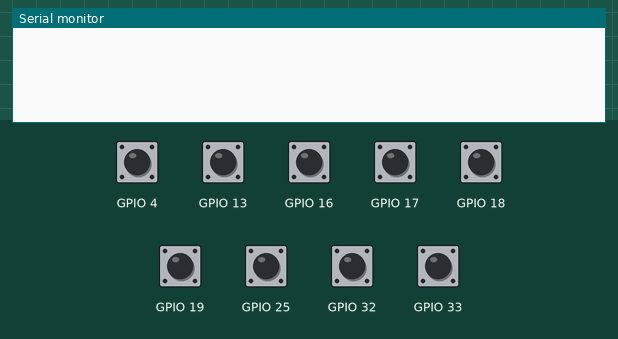
Recording of a program running on a simulated ESP32. Parts: the last lines printed to the serial monitor. The inputs (shaded band) are chosen by the test bench; at power-on: GPIO 4, GPIO 13, GPIO 16–19, GPIO 25, GPIO 32, GPIO 33 HIGH.

Above: at 1.2 s.
1.3 s: GPIO 4 pulled LOW for 0.15 s
At 2.6 s:
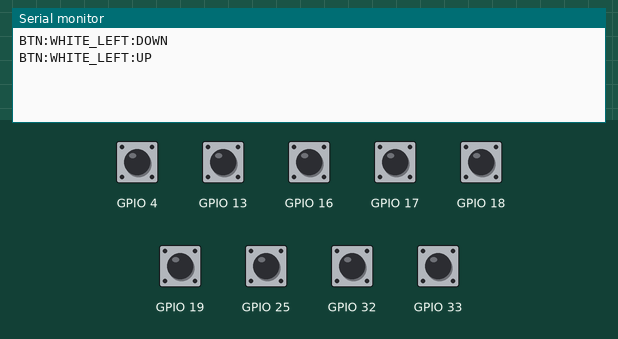
2.9 s: GPIO 13 pulled LOW for 0.15 s
At 3.8 s:
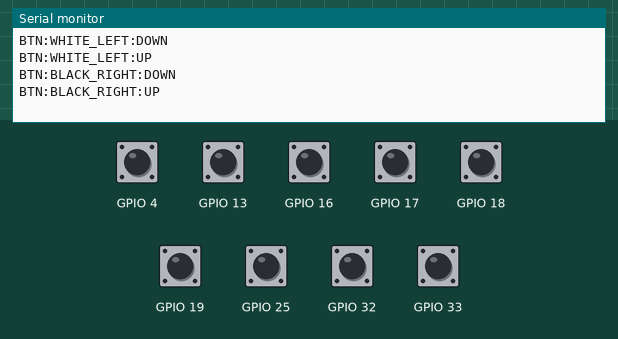
4.5 s: GPIO 16 pulled LOW for 0.15 s
At 5.1 s:
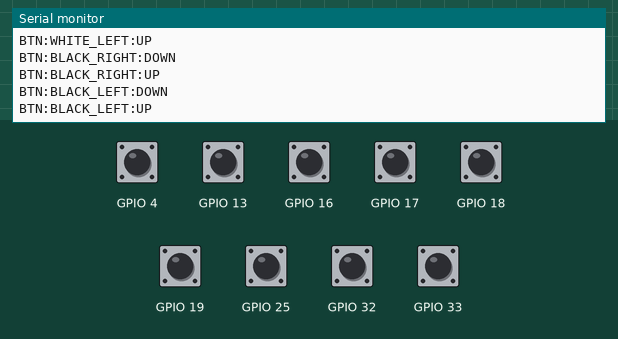
6.1 s: GPIO 17 pulled LOW for 0.15 s
At 7.4 s:
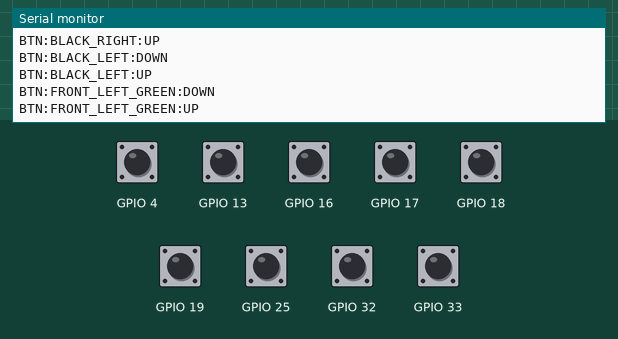
7.7 s: GPIO 18 pulled LOW for 0.15 s
At 8.7 s:
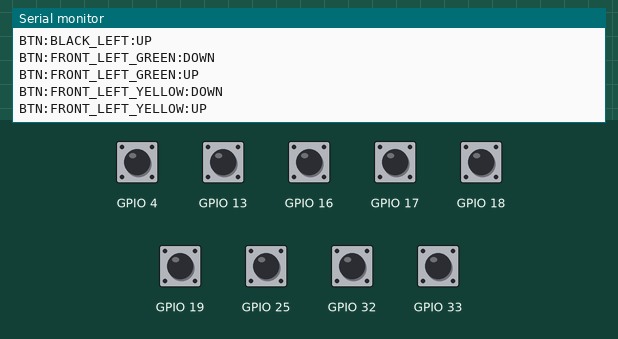
9.3 s: GPIO 19 pulled LOW for 0.15 s
At 9.9 s:
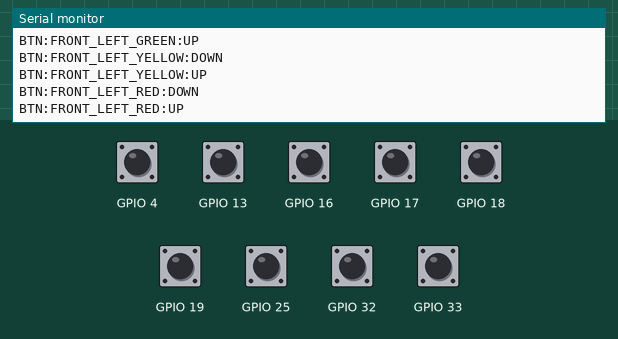

The program:

main.cpp
```cpp
// Firmware boutons borne Pinball — ESP32, protocole série BTN:ID:DOWN/UP.
//
// Boutons actifs-bas (INPUT_PULLUP, bouton↔GND → pressé = LOW). Anti-rebond
// logiciel 8 ms : un changement n'est validé qu'après 8 ms de lecture stable.
// Émission UNIQUEMENT sur front validé (pas d'état au boot). ZÉRO WiFi, ZÉRO
// JSON, ZÉRO heartbeat, ZÉRO LED.
//
// Le mapping id→action (FLIP_LEFT, etc.) vit côté TS (CABINET_BUTTONS, paquet
// @pinball/shared-types). Ce firmware n'émet QUE l'identifiant physique.

#include <Arduino.h>

struct Button {
  const char* id;   // identifiant physique UPPER_SNAKE (= CABINET_BUTTONS.id)
  uint8_t gpio;     // pin ESP32
  bool stable;      // dernier état stable (HIGH = relâché, LOW = pressé)
  bool reading;     // dernière lecture brute (pour mesurer la stabilité)
  uint32_t tLast;   // millis() du dernier changement de lecture brute
};

// Doit rester strictement aligné sur CABINET_BUTTONS (shared-types).
static Button buttons[] = {
  { "BLACK_LEFT",        16, HIGH, HIGH, 0 },
  { "WHITE_LEFT",         4, HIGH, HIGH, 0 },
  { "FRONT_LEFT_GREEN",  17, HIGH, HIGH, 0 },
  { "FRONT_LEFT_YELLOW", 18, HIGH, HIGH, 0 },
  { "FRONT_LEFT_RED",    19, HIGH, HIGH, 0 },
  { "BLACK_RIGHT",       13, HIGH, HIGH, 0 },
  { "WHITE_RIGHT",       25, HIGH, HIGH, 0 },
  { "FRONT_WHITE",       33, HIGH, HIGH, 0 },
  { "PLUNGER",           32, HIGH, HIGH, 0 },
};

static const size_t BUTTON_COUNT = sizeof(buttons) / sizeof(buttons[0]);
static const uint32_t DEBOUNCE_MS = 8;

void setup() {
  Serial.begin(115200);
  for (size_t i = 0; i < BUTTON_COUNT; i++) {
    pinMode(buttons[i].gpio, INPUT_PULLUP);
  }
}

void loop() {
  const uint32_t now = millis();
  for (size_t i = 0; i < BUTTON_COUNT; i++) {
    Button& b = buttons[i];
    const bool raw = digitalRead(b.gpio);

    // Lecture brute changée → redémarre la fenêtre de stabilité.
    if (raw != b.reading) {
      b.reading = raw;
      b.tLast = now;
      continue;
    }

    // Lecture stable depuis DEBOUNCE_MS et différente de l'état validé → front.
    if (raw != b.stable && (now - b.tLast) >= DEBOUNCE_MS) {
      b.stable = raw;
      const bool pressed = (raw == LOW); // actif bas
      Serial.printf("BTN:%s:%s\n", b.id, pressed ? "DOWN" : "UP");
    }
  }
}
```

Measured:
- after the input at 1.3 s, the serial monitor: prints a new line at once (image 1)
- after the input at 2.9 s, the serial monitor: prints a new line at once (image 2)
- after the input at 4.5 s, the serial monitor: prints a new line at once (image 3)
- after the input at 6.1 s, the serial monitor: prints a new line at once (image 4)
- after the input at 7.7 s, the serial monitor: prints a new line at once (image 5)
- after the input at 9.3 s, the serial monitor: prints a new line at once (image 6)
